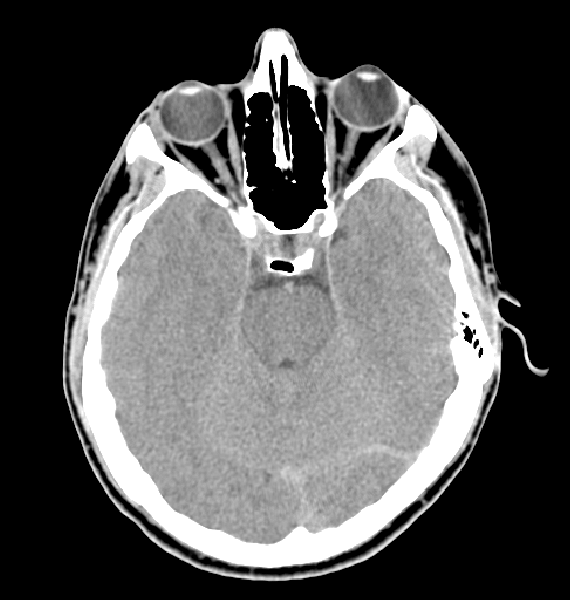
#> input picture Fig0359(a)(headCT_Vandy).tif, 570 x 600 px
$ python filtroGen-Limiar-Suavizar-Mediana.py
#> lines starting #> are read from the running program, lines starting #| are printed output that depends on the picture; after the words box and inside, x2 and y2 are one past the last pixel; in counts of white or black regions, pixels touching at a corner belong together
import matplotlib.pyplot as plt
import numpy as np
import string
import cv2 as cv

img = cv.imread('Fig0359(a)(headCT_Vandy).tif')
#> img is the input picture: shape (600, 570, 3); min 0, max 255, mean 84.7
img_gray = cv.cvtColor(img,cv.COLOR_BGR2GRAY)

#Limiarizacao
limiar = 200
img_limiar = np.zeros((int(img_gray.shape[0]), int(img_gray.shape[1])), dtype=np.uint8)

for i in range(0,img_gray.shape[0]):
    for j in range(0,img_gray.shape[1]):
        val = img_gray[i,j]
        if val>=limiar:
            img_limiar[i,j] = 255
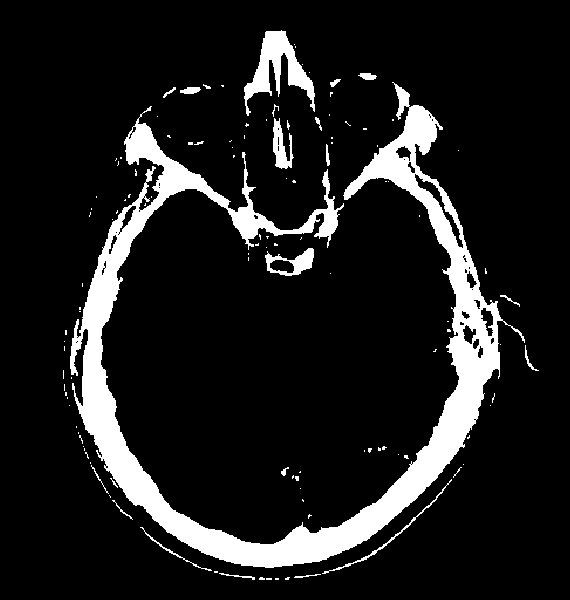
#> img_limiar: shape (600, 570); 11.6% white; 121 white regions (98 under 20 px), largest, box (x1, y1, x2, y2) and area: (70, 82, 525, 568) 34521, (244, 30, 315, 116) 2234, (265, 248, 314, 276) 601

#Filto Genérico por convolucao
tamanho = 3
matriz = np.random.rand(tamanho,tamanho)
soma = np.sum(matriz)
matriz = matriz / soma #normalizada

img_generico = np.zeros((int(img_gray.shape[0]), int(img_gray.shape[1])), dtype=np.uint8)

for x in range(0,img_gray.shape[0]):
    for y in range(0,img_gray.shape[1]):
        reg = []
        for i in range(y-tamanho//2,y+tamanho//2+1):
            for j in range(x-tamanho//2,x+tamanho//2+1):
                if (i >= 0 and i <= img_gray.shape[1]) and (j>=0 and j<= img_gray.shape[0]):
#> (the run stopped early here; a loop or call above may not have finished)
